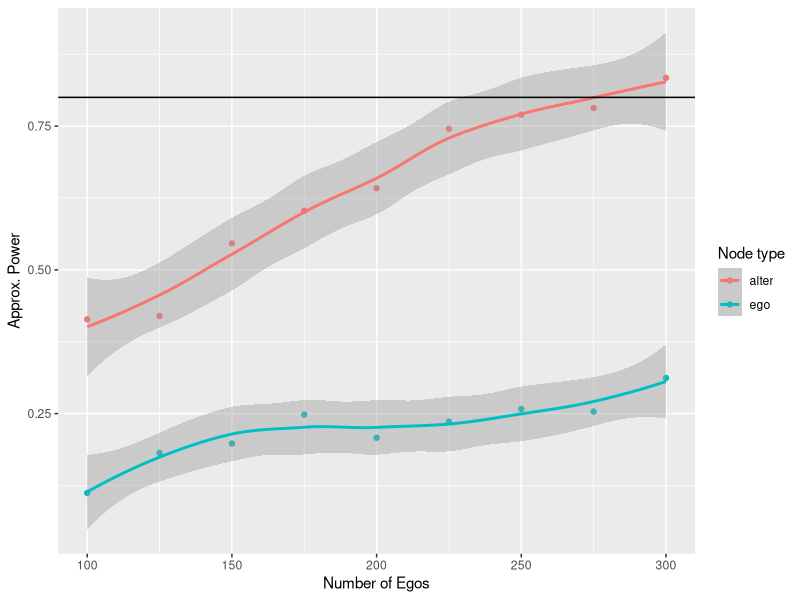

Source code (R):
## ---- chunk 1
# Design
n_sims    <- 500 # Number of simulations
n_a       <- 5   # Number of alters
sizes     <-     # Sizes to try
  seq(from = 100, to = 300, by = 25)

# Assumptions
odds_h_1  <- 1.5
attrition <- .3

# Parameters
alpha    <- .05
beta_pow <- 0.2
## ---- chunk 2
# The odds turned to a prob
theta_h_1 <- plogis(log(odds_h_1))

# Simulation function
sim_data <- function(n) {

  # Treatment assignment
  tr  <- c(rep(1, n/2), rep(0, n/2))

  # Step 1: Sampling population of egos
  y_ego <- runif(n) < c(
    rep(theta_h_1, n/2),
    rep(0.5, n/2)
  )

  # Step 2: Simulating attrition
  todrop <- order(runif(n))[1:(n * attrition)]
  y_ego  <- y_ego[-todrop]
  tr     <- tr[-todrop]
  n      <- n - length(todrop)

  # Step 3: Simulating alter's effect. We assume the same as in
  # ego
  tr_alter <- rep(y_ego * tr, n_a)
  y_alter  <- runif(n * n_a) < ifelse(tr_alter, theta_h_1, 0.5)

  # Step 4: Computing test statistic
  res_ego   <- tryCatch(glm(y_ego ~ tr, family = binomial("logit")), error = function(e) e)
  res_alter <- tryCatch(glm(y_alter ~ tr_alter, family = binomial("logit")), error = function(e) e)

  if (inherits(res_ego, "error") | inherits(res_alter, "error"))
    return(c(ego =  NA, alter = NA))
  
  # Step 5: Reject?
  c(
    ego   = summary(res_ego)$coefficients["tr", "Pr(>|z|)"] < alpha,
    alter = summary(res_alter)$coefficients["tr_alter", "Pr(>|z|)"] < alpha
  )
  

}
## ---- chunk 3
# We always set the seed
set.seed(88) 

# Making space, and running!
spower <- NULL
for (s in sizes) {

  # Run the simulation for size s
  simres <- rowMeans(replicate(n_sims, sim_data(s)), na.rm = TRUE)

  # And store the results
  spower <- rbind(spower, simres)

}
## ---- chunk 4
library(ggplot2)

spower <- rbind(
  data.frame(size = sizes, power = spower[,"ego"], type =  "ego"),
  data.frame(size = sizes, power = spower[,"alter"], type =  "alter")
)

spower |>
  ggplot(aes(x = size, y = power, colour = type)) +
  geom_point() +
  geom_smooth(method = "loess", formula = y ~ x) +
  labs(x = "Number of Egos", y = "Approx. Power", colour = "Node type") +
  geom_hline(yintercept = 1 - beta_pow)
